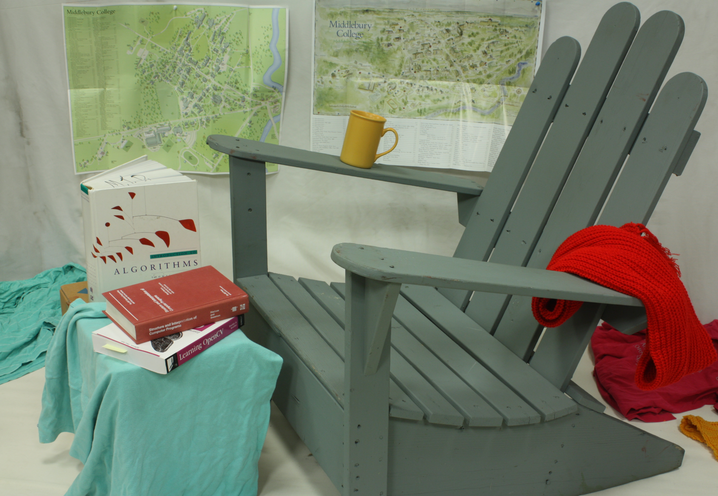
%> input picture middlebury/Adirondack/im0.png, 718 x 496 px; its folder holds only this picture in this run
$ octave --eval "compareCornerDetectors;"   (GNU Octave 9; MATLAB toolbox functions it lacks are replaced by stand-ins)
%> lines starting %> are read from the running program, lines starting %| are printed output that depends on the picture
%==========================================================================
%                             MAIN SCRIPT
%
%   This is the mains script of the project. It is necessary a webcam pair
% or a stereo image pair previously captured to make this script works.
%==========================================================================

function compareCornerDetectors

% ========================= CHOOSING DATABASE =============================

DATABASE_NAME = 'Middlebury';
%DATABASE_NAME = 'Minoru3D';

DATABASE_TYPE = 'png';
%DATABASE_TYPE = 'jpg';


%  ================== GENERATING CORNERS AND MATCHES =======================

% Create CSV files for the corners, the matches and the rates -------------

csvCorn = fopen(strcat(DATABASE_NAME, '_Corners.csv'), 'w');
csvMatc = fopen(strcat(DATABASE_NAME, '_Matches.csv'), 'w');
csvRate = fopen(strcat(DATABASE_NAME, '_Rates.csv'), 'w');

% Writes the header of the table in each file -----------------------------

fprintf(csvCorn, 'IMAGE NAME,');
fprintf(csvCorn, 'BRISK (Left), BRISK (Right),');
fprintf(csvCorn, 'FAST (Left), FAST (Right),');
fprintf(csvCorn, 'HARRIS (Left), HARRIS (Right),');
fprintf(csvCorn, 'MIN8VAL (Left), MIN8VAL (Right),');
fprintf(csvCorn, 'MSER (Left), MSER (Right),');
fprintf(csvCorn, 'SURF (Left), SURF (Right)');
fprintf(csvCorn, '\n');

fprintf(csvMatc, 'IMAGE NAME,');
fprintf(csvMatc, 'BRISK,FAST,HARRIS,MIN8VAL,MSER,SURF\n');

fprintf(csvRate, 'IMAGE NAME,');
fprintf(csvRate, 'BRISK (%%),FAST (%%),HARRIS (%%),');
fprintf(csvRate, 'MIN8VAL (%%), MSER (%%) ,SURF (%%)\n');

%   Calculates the corners, matches and match rate for each image ---------

imgList = dir(strcat('dataset/', DATABASE_NAME));

for i = 3:size(imgList)

    % Load the stereo pair...
    imgName = imgList(i).name;
    lImg = imread(strcat('dataset/', DATABASE_NAME, '/', imgName, '/im0.', DATABASE_TYPE));
%> lImg is the input picture: size 496x718x3 uint8; mean R, G, B 122.5, 128.6, 110
    rImg = imread(strcat('dataset/', DATABASE_NAME, '/', imgName, '/im1.', DATABASE_TYPE));
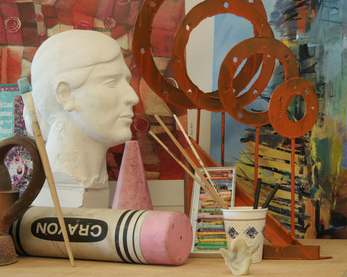
%> input picture middlebury/ArtL/im1.png, 347 x 277 px
%> rImg is the input picture: size 277x347x3 uint8; mean R, G, B 137, 109.4, 84.8

    % ...writes the name of stereo pair on each CSV...
    fprintf(csvCorn, '%12s,' , imgName);
    fprintf(csvMatc, '%12s,' , imgName);
    fprintf(csvRate, '%12s,' , imgName);

    % ...converts the stereo pair to a grayscale if needed...
    if size(lImg, 3) == 3
        lImg = rgb2gray(lImg);
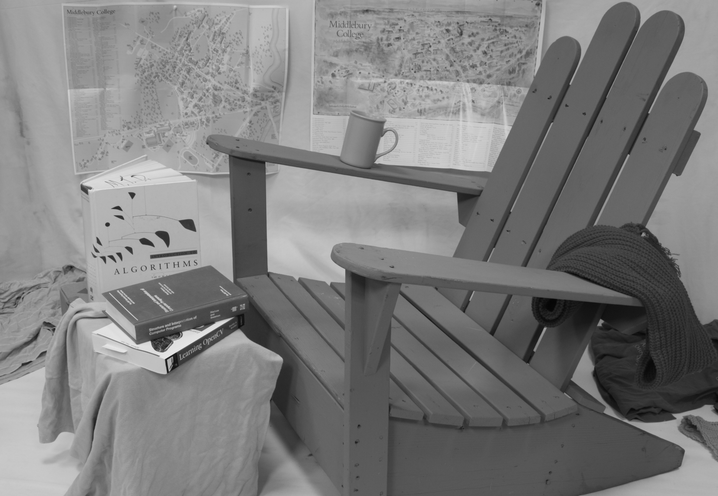
%> lImg: size 496x718 uint8; min 4, max 240, mean 124.6
        rImg = rgb2gray(rImg);
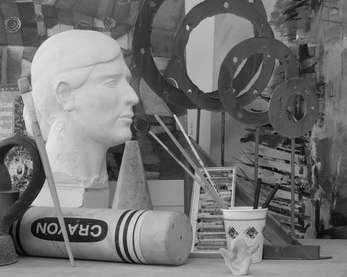
%> rImg: size 277x347 uint8; min 5, max 232, mean 114.9
    end

    % ...detects features using all the choosen corner detectors...
    briskL = detectBRISKFeatures(lImg);
%> briskL = 439 points; strongest (x, y): (108, 225), (108, 225), (166, 360), (134, 195), (133, 195)
    briskR = detectBRISKFeatures(rImg);
%> briskR = 371 points; strongest (x, y): (70, 226), (72, 234), (93, 229), (82, 226), (93, 234)

    fastL = detectFASTFeatures(lImg);
%> fastL = 251 points; strongest (x, y): (166, 361), (109, 224), (107, 225), (135, 195), (133, 198)
    fastR = detectFASTFeatures(rImg);
%> fastR = 265 points; strongest (x, y): (82, 226), (93, 229), (72, 234), (70, 226), (175, 116)

    harrisL = detectHarrisFeatures(lImg);
%> harrisL = 243 points; strongest (x, y): (167, 361), (108, 225), (173, 357), (133, 198), (150, 342)
    harrisR = detectHarrisFeatures(rImg);
%> harrisR = 436 points; strongest (x, y): (255, 209), (97, 228), (82, 233), (175, 116), (92, 229)

    minvalL = detectMinEigenFeatures(lImg);
%> minvalL = 1879 points; strongest (x, y): (108, 225), (167, 361), (133, 198), (135, 195), (90, 191)
    minvalR = detectMinEigenFeatures(rImg);
%> minvalR = 1039 points; strongest (x, y): (86, 232), (82, 233), (190, 91), (85, 228), (82, 230)

%> (the run ends here)
